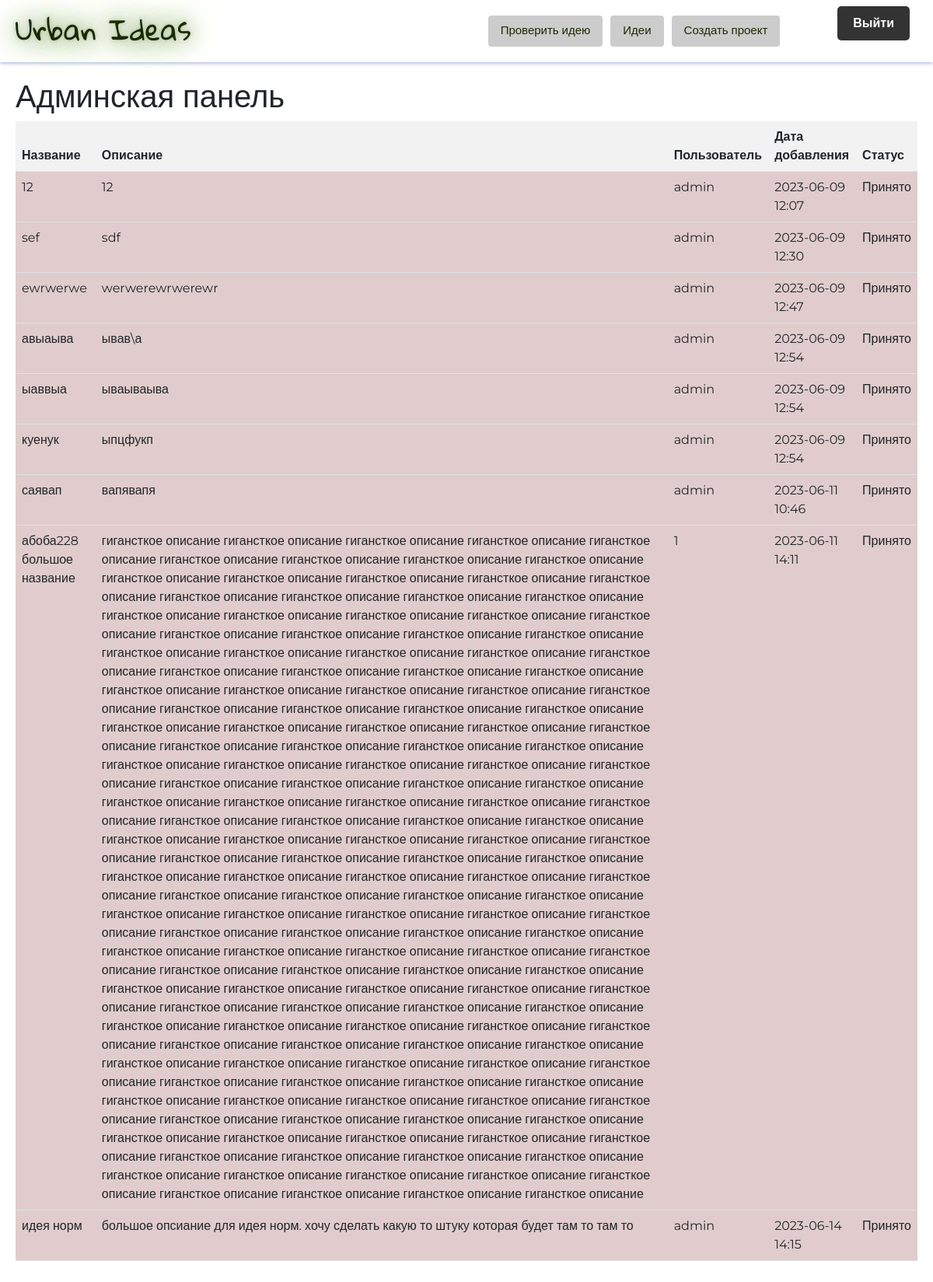
Page /admin (signed in) on the earlier database version.
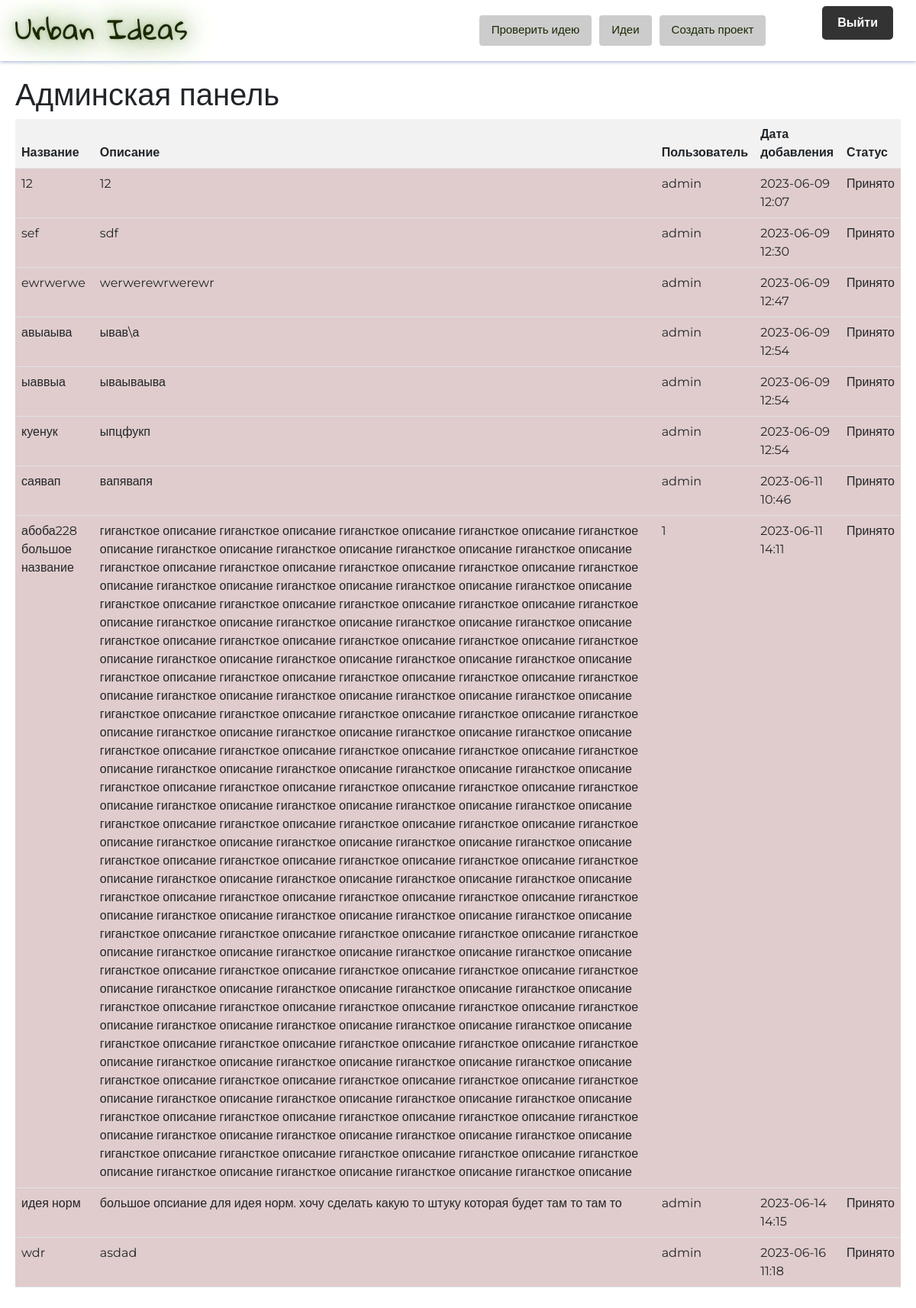
Same page on the later database version.
### data/ideas.py (models this page shows, shortened)
class Idea(SqlAlchemyBase, SerializerMixin):  # класс идей
    __tablename__ = 'ideas'
    id = Column(Integer, primary_key=True, autoincrement=True)
    user_id = Column(Integer, ForeignKey('users.id'), nullable=False)
    user = orm.relationship('User')
    name = Column(String(100), nullable=False)
    description = Column(String(1000))
    image = Column(String, default=None)
    add_time = Column(DateTime)
    approved = Column(Boolean, default=None)
    likes = Column(Integer, default=0)

### data/users.py (models this page shows, shortened)
class User(SqlAlchemyBase, SerializerMixin, UserMixin):  # класс пользователя, юзер миксин для сессии
    __tablename__ = 'users'
    id = Column(Integer, autoincrement=True, primary_key=True)
    username = Column(String, nullable=False)
    hashed_password = Column(String)

### app.py (the view)
@app.route('/admin', methods=['GET', 'POST'])
def admin_panel():
    if current_user.username != 'admin':
        abort(403)  # Если пользователь не админ, возвращаем ошибку 403 Forbidden
    db_sess = db_session.create_session()
    ideas = db_sess.query(Idea).all()
    return render_template('admin_panel.html', ideas=ideas)

### app.py (called while the page is built)
@login_manager.user_loader  # для сессии
def load_user(user_id):
    User = data.users.User
    db_sess = db_session.create_session()
    return db_sess.query(User).get(user_id)

### data/db_session.py (called while the page is built)
def create_session() -> Session:
    global __factory
    return __factory()

### templates/admin_panel.html (shortened to what this page needs)
{% extends "empty.html" %}
{% block content %}
    <h1>Админская панель</h1>
    <table class="table">
        <thead>
        <tr>
            <th>Название</th>
            <th>Описание</th>
            <th>Пользователь</th>
            <th>Дата добавления</th>
            <th>Статус</th>
        </tr>
        </thead>
        <tbody>
        {% for idea in ideas %}
            <tr>
                <td>{{ idea.name }}</td>
                <td>{{ idea.description }}</td>
                <td>{{ idea.user.username }}</td>
                <td>{{ idea.add_time.strftime('%Y-%m-%d %H:%M') if idea.add_time else '' }}</td>
                <td>
                    {% if idea.approved %}
                        Принято
                    {% else %}
                        Отклонено
                    {% endif %}
                </td>
            </tr>
        {% endfor %}
        </tbody>
    </table>
{% endblock %}

### templates/empty.html (shortened to what this page needs)
<!DOCTYPE html>
<html>
<head>
    <link href="https://cdn.jsdelivr.net/npm/bootstrap@5.2.1/dist/css/bootstrap.min.css" rel="stylesheet"
>
    <link rel="stylesheet" type="text/css" href="../static/css/main_page.css">
</head>
<body>
<header class="header">
    <div class="header-blur">
        <div class="main-page-text"><a
                href="/"
                class="neon-text">Urban Ideas</a>
        </div>
        <div class="header-links">
            {% if current_user.username == 'admin' %}
                <button class="button button-header">
                    <a href="/admin">Проверить идею</a>
                </button>
            {% endif %}
            <button class="button button-header">
                <a href="/ideas">Идеи</a>
            </button>
            {% if current_user.is_authenticated %}
                <button class="button button-header">
                    <a href="{{ url_for('add_idea_step1') }}">Создать проект</a>
                </button>
            {% endif %}
        </div>
        <nav class="navbar">
            <div>
                {% if current_user.is_authenticated %}
                    <li class="nav-item">
                        <a href="/logout" class="logout-button">Выйти</a>
                    </li>
                {% endif %}
            </div>
        </nav>
    </div>
</header>
<main>
    {% block content %}{% endblock %}
</main>
</body>
</html>

### static/css/main_page.css (style rules this page uses)
body { font-family: 'Montserrat', sans-serif; }
header { position: sticky; transition: 1s; top: 0; left: 0; width: 100%; height: 80px; box-shadow: 0 1px 5px #9FA8DA; background-repeat: repeat; background-image: url('../img/pattern.jpg'); background-size: cover; -webkit-backdrop-filter: blur(10px); }
.header { position: sticky; transition: 1s; top: 0; z-index: 9999; }
nav a { color: #fff; text-decoration: none; font-weight: bold; }
main { flex-wrap: wrap; justify-content: space-between; padding: 20px; }
.button { padding: 8px 16px; height: 40px; background-color: #AEC09A; color: #000; text-align: center; text-decoration: none; border-radius: 4px; transition: background-color 0.3s; }
.neon-text { font-size: 36px; text-shadow: 0 0 5px #AEC09A, 0 0 20px #AEC09A, 0 0 30px #AEC09A, 0 0 40px #AEC09A, 0 0 50px #AEC09A, 0 0 60px #AEC09A; animation: neon-animation 1s ease-in-out infinite alternate; text-decoration: none; color: #1A2902; font-family: "Gloria Hallelujah", sans-serif; }
.navbar { right: 20px; flex: 1; border-radius: 8px; max-width: fit-content; max-height: fit-content }
.navbar { backdrop-filter: blur(5px); }
.nav-item { display: inline-block; margin-right: 10px; margin-left: 10px }
.logout-button { display: inline-block; padding: 10px 20px; background-color: #333; color: #fff; text-decoration: none; border-radius: 5px; }
.main-page-text { padding-top: 10px; padding-left: 20px; flex: 1; margin-top: auto; margin-bottom: auto; padding-bottom: 20px }
.table { width: 100%; border-radius: 15px; border-collapse: collapse; }
.table th, .table td { text-align: left; background-color: rgba(100, 0, 0, 0.2); }
.table th { background-color: #f2f2f2; font-weight: bold; }
.table td { vertical-align: top; }
.button-header { font-size: 15px; text-decoration: none; background-color: #cccccc; border: none; flex: 1; max-width: fit-content; margin-right: 10px }
.button-header a { color: #1A2902; text-decoration: none; }
.header-blur { backdrop-filter: blur(5px); display: flex; height: 79px }
.header-links { flex: 1; display: flex; margin-top: auto; margin-bottom: auto; justify-content: center; }

Differences in the rows shown:
added Idea: name "wdr", description "asdad", user.username "admin", add_time "2023-06-16 11:18", approved "Принято"
